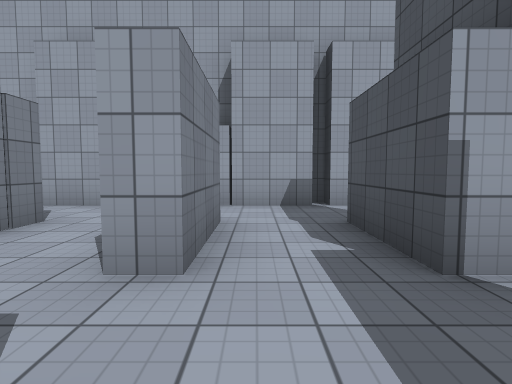
[1] (above)

24 first-person views from a walk through a 3-D level made in the Unity game engine. The camera is 1.3 m above the floor, tilts 4° down and sees 80° across. The floor is counted in squares, 2 m on a side. Each view is taken from the middle of a square. On the plan, view 1 faces up. The plan holds only what a view shows up to about 10 squares ahead; the rest is blank. The place goes on beyond the plan. The player character is not drawn. Surface patterns are stand-ins for the level's own textures.

[2]
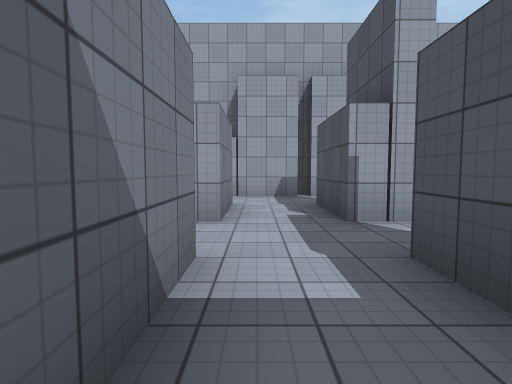

[3]
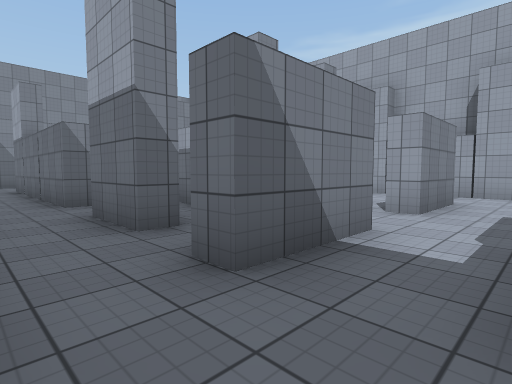

[4]
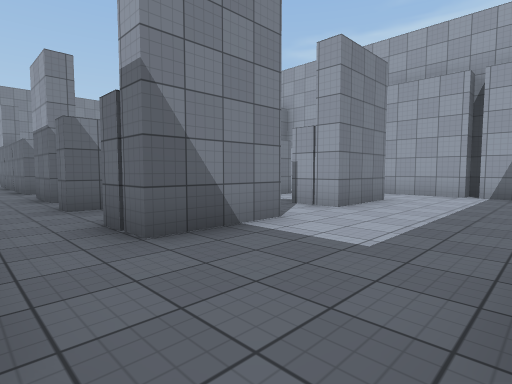

[5]
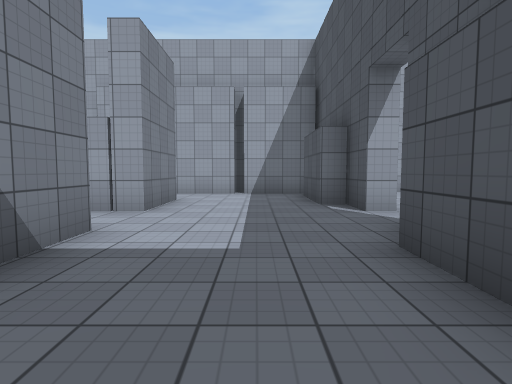

[6]
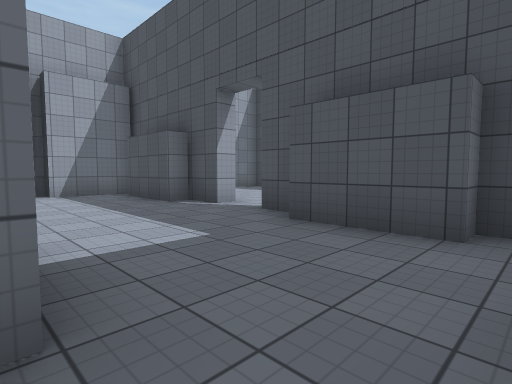

[7]
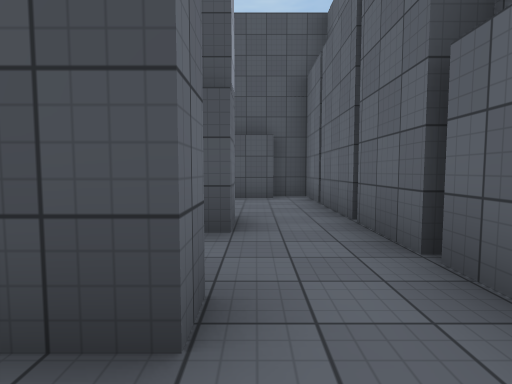

[8]
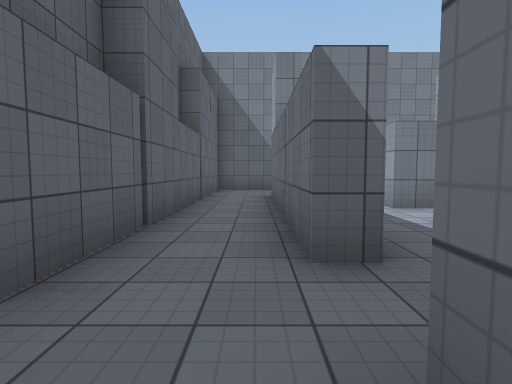

[9]
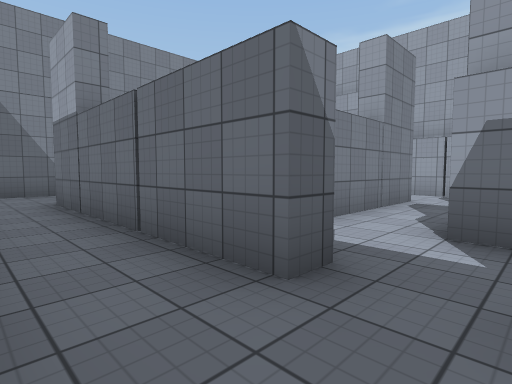

[10]
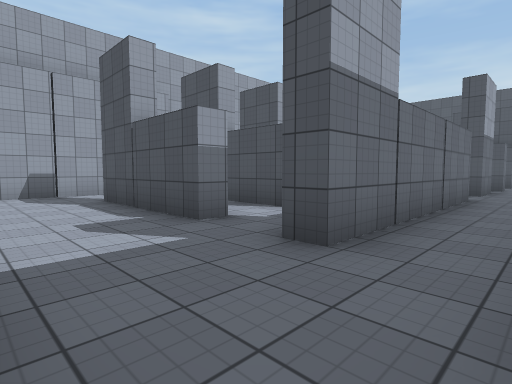

[11]
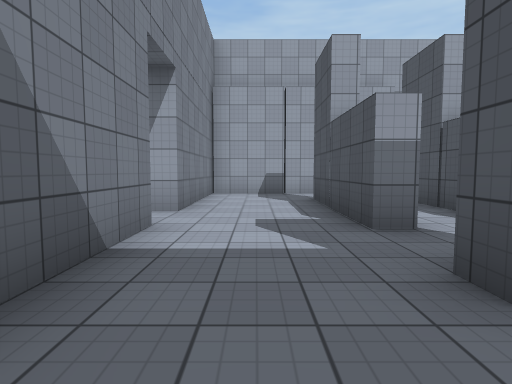

[12]
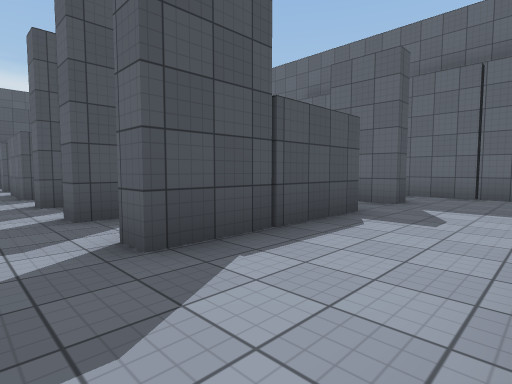

[13]
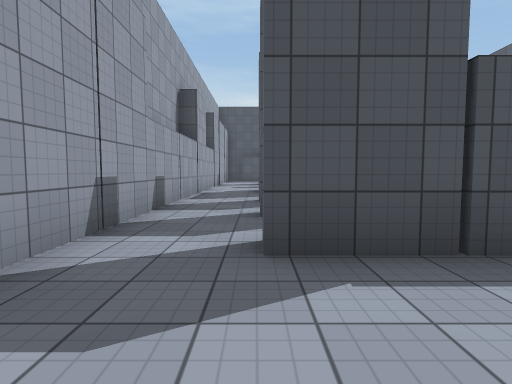

[14]
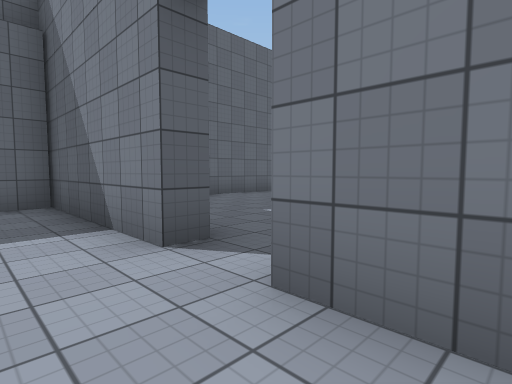

[15]
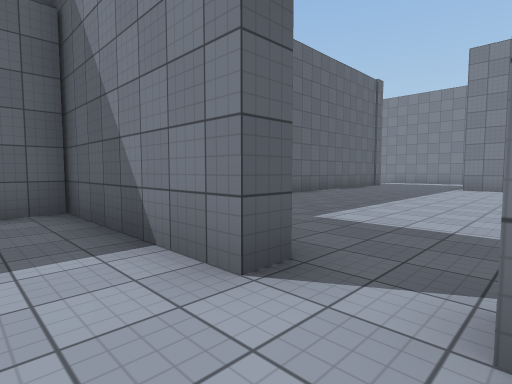

[16]
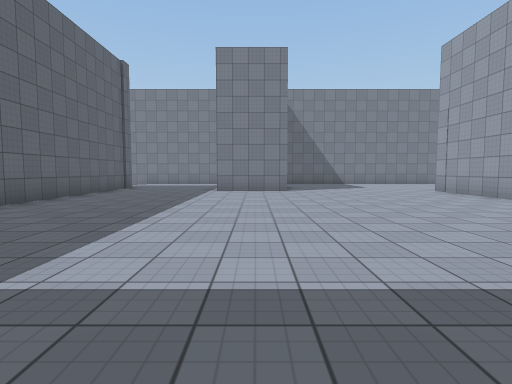

[17]
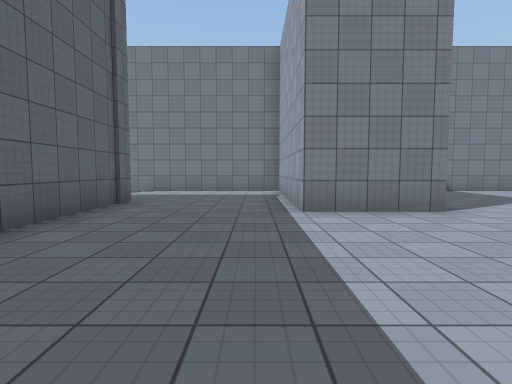

[18]
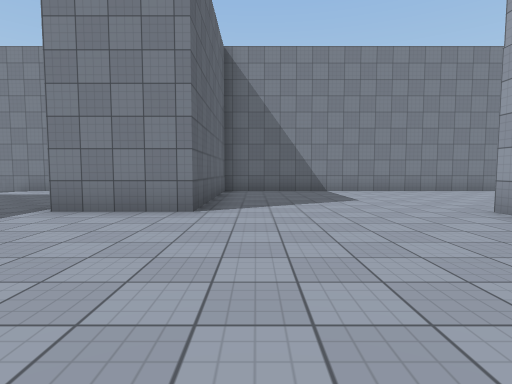

[19]
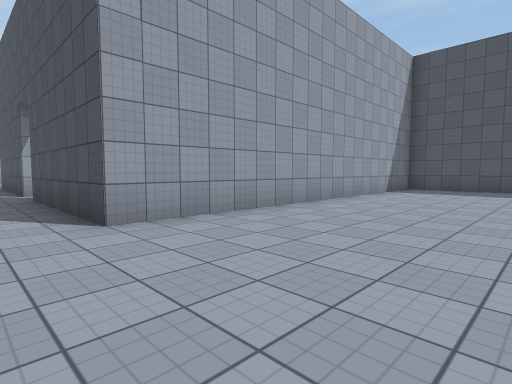

[20]
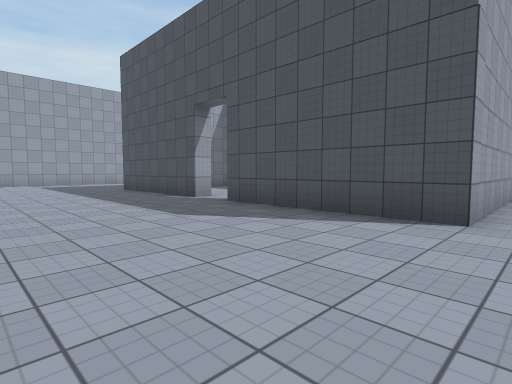

[21]
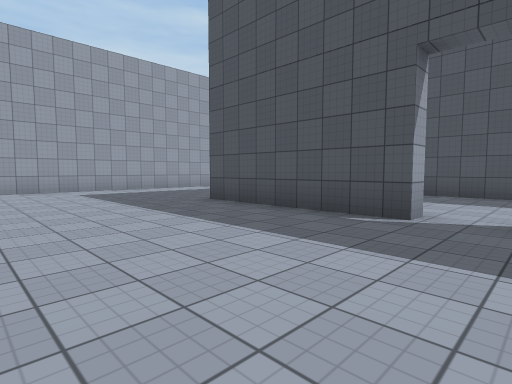

[22]
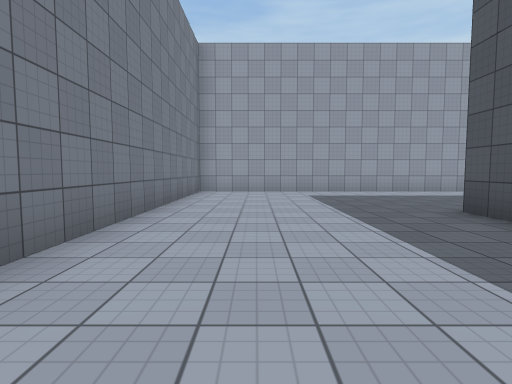

[23]
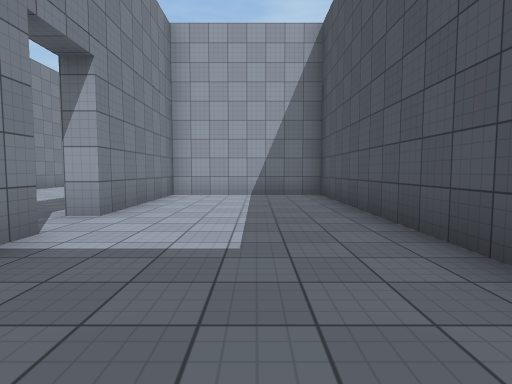

[24]
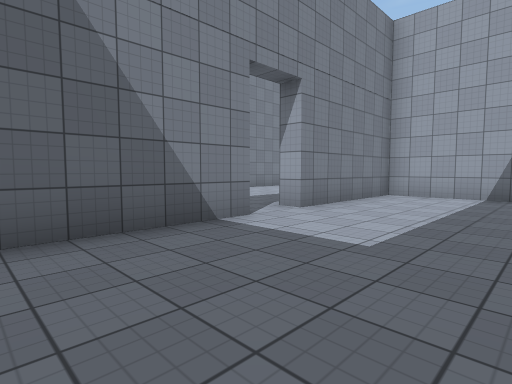

### Floor plan
Points are (right, up) in squares from view 1. A wall is a line through its corners. A room is listed if a view was taken in it or the views show most of it. See-through windows are left out.
Room 1 (view 1)
walls: (-0.5, 0.4) (-0.5, -1.6); (-0.5, 1.9) (-1, 1.9); (1.2, -1.6) (1.2, 0.4)
ways out: opening at (0.5, -0.5) to room 2; opening at (2, 1) to room 3; opening at (-1, 1) to room 4; opening at (0.5, 2.5) to room 7
Room 2 (views 2, 3)
walls: (0.2, -3.3) (1.4, -3.3); (-0.5, -3.3) (0.1, -3.3)
ways out: opening at (0.5, -0.5) to room 1; opening at (2, -2.5) to room 3; opening at (-1, -2.5) to room 4
Room 3 (views 4, 5, 6)
walls: (2.2, 0.4) (2.2, -1.6) (1.2, -1.6); (5.8, 0) (5.8, 0.6); (6.4, 1.9) (5.8, 1.9) (5.8, 2.9) (5.2, 2.9) (5.2, 4.9); (2.2, 3.9) (2.2, 1.9) (1.2, 1.9); (3.4, 5.7) (2.4, 5.7); (5.6, 5.7) (3.7, 5.7); (1.4, -3.3) (5.8, -3.3) (5.8, -2.4) (5.2, -2.4) (5.2, -0.4)
ways out: opening at (2, 1) to room 1; opening at (2, -2.5) to room 2; opening at (2, 4.5) to room 7; opening at (6, 1)
Room 4 (views 7, 8, 9, 10, 11, 12, 13, 14, 15)
walls: (-5.1, -1) (-5.1, -1.6) (-10.7, -1.6) (-10.7, -1.1); (-10.7, 0.3) (-10.7, 3.9) (-10.1, 3.9); (-4, 0.3) (-4.8, 0.3); (-2.2, -1) (-2.2, -1.6) (-3.8, -1.6); (-13.3, 0.6) (-13.3, -3.3) (-4.5, -3.3); (-0.5, -1.6) (-1, -1.6) (-1, -1); (-8.4, 5.7) (-13.3, 5.7) (-13.3, 1.9)
ways out: opening at (-1, 1) to room 1; opening at (-1, -2.5) to room 2; opening at (-14, 1) to room 5; opening at (-8, 5) to room 8; opening at (-7, 0) to room 8; opening at (-2, 3) to room 9; opening at (-10, 0); opening at (-5.5, 1); gap at (-10, 4)
Room 5 (views 16, 17, 18, 19, 20, 21, 22)
walls: (-14.5, 6.7) (-23.8, 6.7) (-23.8, 11.1); (-13.7, 3.9) (-13.7, 6); (-13.3, 1.9) (-13.7, 1.9); (-13.9, 0.6) (-13.3, 0.6); (-23.8, 12.4) (-23.8, 16.9); (-25.5, -3.7) (-16.9, -3.7); (-28.7, 10.8) (-28.7, 2) (-23.8, 2) (-23.8, -0.3) (-28.7, -0.3) (-28.7, -5.2); (-20.5, 21.5) (-28.7, 21.5) (-28.7, 14)
ways out: opening at (-14, 1) to room 4; opening at (-24, 12) to room 6
Room 6 (views 23, 24)
walls: (-23.3, 11.1) (-23.3, 8.2); (-19.2, 10) (-19.2, 16.3) (-23.3, 16.3) (-23.3, 12.4) (-23.8, 12.4)
ways out: opening at (-24, 12) to room 5
Room 7 (no view inside)
walls: (-0.5, 3.9) (-0.5, 1.9); (1.1, 5.7) (-0.9, 5.7); (1.2, 1.9) (1.2, 3.9); (2.4, 5.7) (1.4, 5.7)
ways out: opening at (0.5, 2.5) to room 1; opening at (2, 4.5) to room 3; opening at (-1, 4.5) to room 9
Room 8 (no view inside)
walls: (-8.2, 1.1) (-8.2, 0.4); (-6.8, 3.5) (-6.8, 3.9) (-6.2, 3.9); (-8.7, 3.9) (-8.2, 3.9); (-6.4, 5.7) (-8.4, 5.7)
ways out: opening at (-8, 5) to room 4; opening at (-7, 0) to room 4; opening at (-7, 4.5) to room 10; opening at (-9, 0)
Room 9 (no view inside)
walls: (-2.5, 5.7) (-4.5, 5.7); (-4.8, 3.9) (-2.7, 3.9) (-2.7, 3.2)
ways out: opening at (-2, 3) to room 4; opening at (-1, 4.5) to room 7; opening at (-3.5, 5) to room 10
Room 10 (no view inside)
walls: (-6.2, 3.9) (-6.2, 2.5); (-4.5, 5.7) (-6.4, 5.7)
ways out: opening at (-7, 4.5) to room 8; opening at (-3.5, 5) to room 9; opening at (-5.5, 3)

Positions as (right, up) in squares from view 1, and headings:
1: (0, 0), facing up
2: (0, -2), facing up
3: (1, -3), facing up-left
4: (5, -3), facing up-left
5: (4, -3), facing up
6: (2, -3), facing up-right
7: (-2, -2), facing right
8: (-3, -2), facing left
9: (-4, -3), facing up-left
10: (-13, -3), facing up-right
11: (-12, -3), facing up
12: (-13, 5), facing down-right
13: (-13, 4), facing right
14: (-12, 3), facing down-left
15: (-12, 2), facing down-left
16: (-14, 1), facing left
17: (-19, -1), facing left
18: (-19, 3), facing left
19: (-25, 3), facing up-right
20: (-28, 6), facing up-right
21: (-28, 11), facing up-right
22: (-27, 12), facing up
23: (-21, 8), facing up
24: (-20, 8), facing up-left
